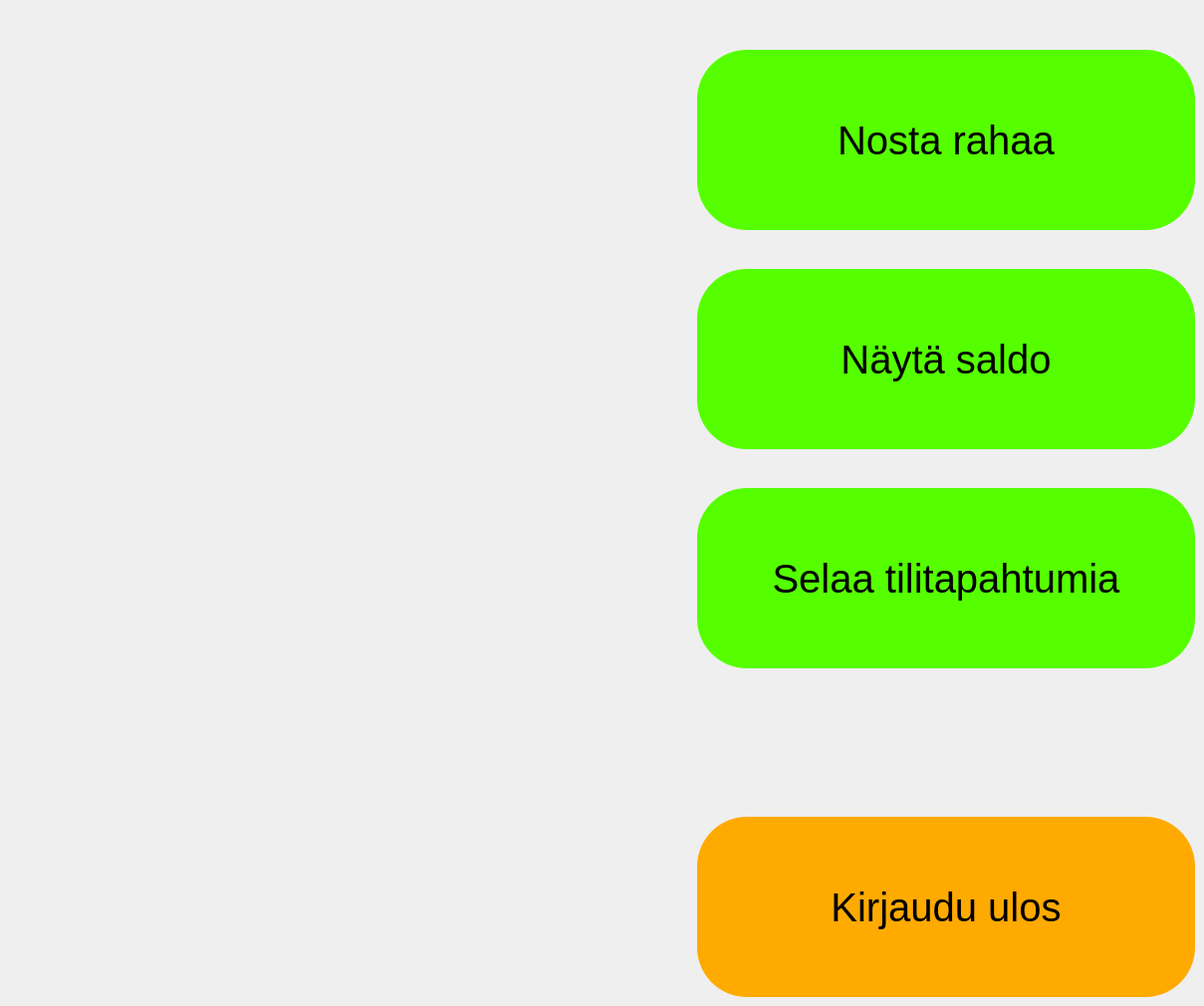
      <widget class="QWidget" name="page">
       <widget class="QPushButton" name="pushButtonWithdraw">
        <property name="geometry">
         <rect>
          <x>700</x>
          <y>50</y>
          <width>500</width>
          <height>181</height>
         </rect>
        </property>
        <property name="font">
         <font>
          <pointsize>30</pointsize>
          <italic>false</italic>
          <underline>false</underline>
          <strikeout>false</strikeout>
         </font>
        </property>
        <property name="styleSheet">
         <string notr="true">background-color:rgb(85, 255, 0);
border-radius: 50px;</string>
        </property>
        <property name="text">
         <string>Nosta rahaa</string>
        </property>
       </widget>
       <widget class="QPushButton" name="pushButtonBalance">
        <property name="geometry">
         <rect>
          <x>700</x>
          <y>270</y>
          <width>500</width>
          <height>181</height>
         </rect>
        </property>
        <property name="palette">
         <palette>
          <active>
           <colorrole role="Button">
            <brush brushstyle="SolidPattern">
             <color alpha="255">
              <red>85</red>
              <green>255</green>
              <blue>0</blue>
             </color>
            </brush>
           </colorrole>
           <colorrole role="Base">
            <brush brushstyle="SolidPattern">
             <color alpha="255">
              <red>85</red>
              <green>255</green>
              <blue>0</blue>
             </color>
            </brush>
           </colorrole>
           <colorrole role="Window">
            <brush brushstyle="SolidPattern">
             <color alpha="255">
              <red>85</red>
              <green>255</green>
              <blue>0</blue>
             </color>
            </brush>
           </colorrole>
          </active>
          <inactive>
           <colorrole role="Button">
            <brush brushstyle="SolidPattern">
             <color alpha="255">
              <red>85</red>
              <green>255</green>
              <blue>0</blue>
             </color>
            </brush>
           </colorrole>
           <colorrole role="Base">
            <brush brushstyle="SolidPattern">
             <color alpha="255">
              <red>85</red>
              <green>255</green>
              <blue>0</blue>
             </color>
            </brush>
           </colorrole>
           <colorrole role="Window">
            <brush brushstyle="SolidPattern">
             <color alpha="255">
              <red>85</red>
              <green>255</green>
              <blue>0</blue>
             </color>
            </brush>
           </colorrole>
          </inactive>
          <disabled>
           <colorrole role="Button">
            <brush brushstyle="SolidPattern">
             <color alpha="255">
              <red>85</red>
              <green>255</green>
              <blue>0</blue>
             </color>
            </brush>
           </colorrole>
           <colorrole role="Base">
            <brush brushstyle="SolidPattern">
             <color alpha="255">
              <red>85</red>
              <green>255</green>
              <blue>0</blue>
             </color>
            </brush>
           </colorrole>
           <colorrole role="Window">
            <brush brushstyle="SolidPattern">
             <color alpha="255">
              <red>85</red>
              <green>255</green>
              <blue>0</blue>
             </color>
            </brush>
           </colorrole>
          </disabled>
         </palette>
        </property>
        <property name="font">
         <font>
          <pointsize>30</pointsize>
         </font>
        </property>
        <property name="styleSheet">
         <string notr="true">background-color:rgb(85, 255, 0);
border-radius: 50px;</string>
        </property>
        <property name="text">
         <string>Näytä saldo</string>
        </property>
       </widget>
       <widget class="QPushButton" name="pushButtonHistory">
        <property name="geometry">
         <rect>
          <x>700</x>
          <y>490</y>
          <width>500</width>
          <height>181</height>
         </rect>
        </property>
        <property name="font">
         <font>
          <pointsize>30</pointsize>
         </font>
        </property>
        <property name="styleSheet">
         <string notr="true">background-color:rgb(85, 255, 0);
border-radius: 50px;

</string>
        </property>
        <property name="text">
         <string>Selaa tilitapahtumia</string>
        </property>
       </widget>
       <widget class="QPushButton" name="pushButtonOff">
        <property name="geometry">
         <rect>
          <x>700</x>
          <y>820</y>
          <width>500</width>
          <height>181</height>
         </rect>
        </property>
        <property name="font">
         <font>
          <pointsize>30</pointsize>
         </font>
        </property>
        <property name="styleSheet">
         <string notr="true">border-radius: 50px;
background-color: rgb(255, 170, 0);</string>
        </property>
        <property name="text">
         <string>Kirjaudu ulos</string>
        </property>
       </widget>
      </widget>
